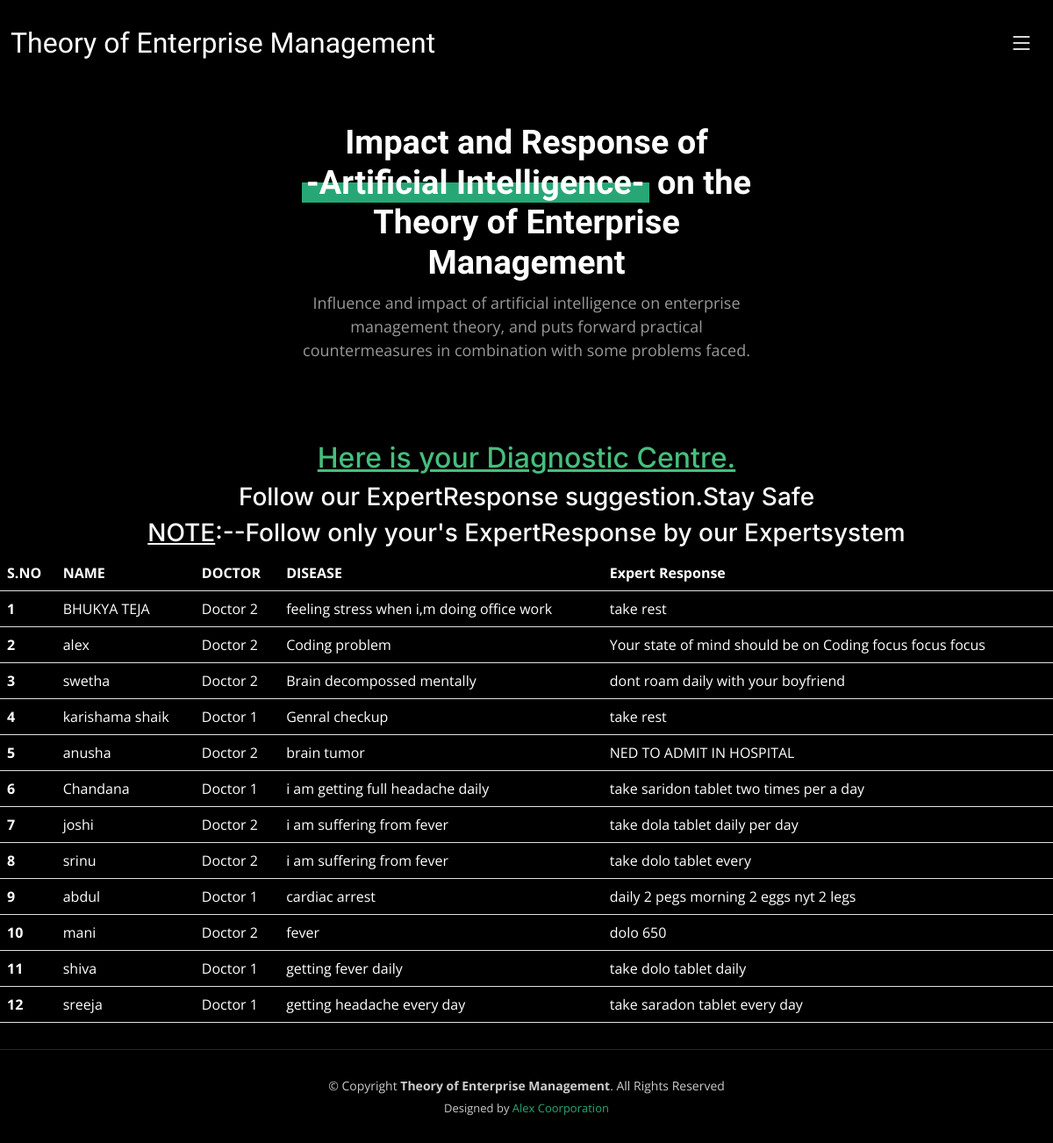
Page /expertresponse/ on the committed database.
### users/models.py (models this page shows, shortened)
class UserAppointmentModel(models.Model):
    name = models.CharField(max_length=100)
    email = models.CharField(max_length=100)
    phone = models.CharField(max_length=100)
    date = models.CharField(max_length=100)
    doctor = models.CharField(max_length=100)
    disease = models.CharField(max_length=100)
    suggestion = models.TextField(max_length=1000)
    status = models.CharField(max_length=100, default='waiting')
    class Meta:
        db_table = 'appointmenttable'

### users/views.py (the view)
# urls.py: path('expertresponse/',users_views.expertresponse,name="expertresponse"),
def expertresponse(request):
    data = UserAppointmentModel.objects.all()
    return render(request,'users/expertresponse.html', {'data': data})

### templates/users/expertresponse.html (shortened to what this page needs)
{% extends 'users/user_base.html' %}
{% block content %}
<h2 style='color:rgb(70, 190, 125)'><center><u>Here is your Diagnostic Centre.</u></center></h2>
<h3><center>Follow our ExpertResponse suggestion.Stay Safe</center></h3>
<h3><center><u>NOTE</u>:--Follow only your's ExpertResponse by our Expertsystem</center></h3>
    <table class="table" style="color:white;">
        <thead>
            <tr>
                <th scope="col">S.NO</th>
                <th scope="col">NAME</th>
                <th scope="col">DOCTOR</th>
                <th scope="col">DISEASE</th>
                <th scope="col">Expert Response</th>
            </tr>
        </thead>
        <tbody>
            {% for user in data %}
            <tr>
                <th scope="row">{{ forloop.counter }}</th>
                <td>{{ user.name}}</td>
                <td>{{ user.doctor}}</td>
                <td>{{ user.disease}}</td>
               <td> {{user.suggestion}}</td>
            </tr>
            {% endfor %}
        </tbody>
    </table>
    {% endblock %}

### templates/users/user_base.html (shortened to what this page needs)
{%load static%}
<!DOCTYPE html>
<html lang="en">
<head>
    <link href="{%static 'vendor/bootstrap/css/bootstrap.min.css'%}" rel="stylesheet">
    <link href="{%static 'vendor/bootstrap-icons/bootstrap-icons.css'%}" rel="stylesheet">
    <link href="{%static 'vendor/swiper/swiper-bundle.min.css'%}" rel="stylesheet">
    <link href="{%static 'vendor/glightbox/css/glightbox.min.css'%}" rel="stylesheet">
    <link href="{%static 'vendor/aos/aos.css'%}" rel="stylesheet">
    <link href="{%static 'css/main.css'%}" rel="stylesheet">
</head>
<body>
<header id="header" class="header d-flex align-items-center fixed-top">
    <div class="container-fluid d-flex align-items-center justify-content-between">
        <a href="index.html" class="logo d-flex align-items-center  me-auto me-lg-0">
            <h1>Theory of Enterprise Management</h1>
        </a>
        <i class="mobile-nav-toggle mobile-nav-show bi bi-list"></i>
    </div>
</header>
<section id="hero" class="hero d-flex flex-column justify-content-center align-items-center" data-aos="fade"
         data-aos-delay="1500">
    <div class="container">
        <div class="row justify-content-center">
            <div class="col-lg-6 text-center">
                <h2>Impact and Response of<span>-Artificial Intelligence-</span> on the Theory of Enterprise Management
                </h2>
                <p>Influence and impact of artificial intelligence on enterprise management theory, and puts forward
                    practical countermeasures in combination with some problems faced.</p>
            </div>
        </div>
    </div>
</section>
<main id="main" data-aos="fade" data-aos-delay="1500">
    {% block content %}
     {% endblock %}
</main>
<footer id="footer" class="footer">
    <div class="container">
        <div class="copyright">
            &copy; Copyright <strong><span>Theory of Enterprise Management</span></strong>. All Rights Reserved
        </div>
        <div class="credits">
            Designed by <a href="https://bootstrapmade.com/">Alex Coorporation</a>
        </div>
    </div>
</footer>
</body>
</html>

### static/css/main.css (style rules this page uses)
:root { --font-default: "Open Sans", system-ui, -apple-system, "Segoe UI", Roboto, "Helvetica Neue", Arial, "Noto Sans", "Liberation Sans", sans-serif, "Apple Color Emoji", "Segoe UI Emoji", "Segoe UI Symbol", "Noto Color Emoji"; --font-primary: "Inter", sans-serif; --font-secondary: "Cardo", sans-serif; }
:root { --color-default: #fafafa; --color-primary: #27a776; --color-secondary: #161718; }
:root { scroll-behavior: smooth; }
body { font-family: var(--font-default); color: var(--color-default); background-color: #000; }
a { color: var(--color-primary); text-decoration: none; }
h1, h2, h3, h4, h5, h6 { font-family: var(--font-primary); }
.header { transition: all 0.5s; z-index: 997; padding: 30px 0; background-color: #000; }
.header .logo { transition: 0.3s; }
.header .logo h1 { font-size: 32px; margin: 0; font-weight: 400; color: #fff; font-family: var(--font-secondary); }
@media (max-width: 1279px) { .mobile-nav-show { color: #fff; font-size: 28px; cursor: pointer; line-height: 0; transition: 0.5s; z-index: 9999; margin: 0 10px 0 10px; } }
.hero { width: 100%; min-height: 30vh; background: #000; background-size: cover; position: relative; padding: 140px 0 60px 0; }
.hero h2 { margin: 0 0 10px 0; font-size: 38px; font-weight: 700; color: #fff; font-family: var(--font-secondary); }
.hero h2 span { position: relative; z-index: 1; padding: 0 5px; display: inline-block; }
.hero h2 span:before { content: ""; position: absolute; height: 50%; bottom: 0; left: 0; right: 0; background: var(--color-primary); z-index: -1; }
.hero p { color: rgba(255, 255, 255, 0.6); margin-bottom: 30px; font-size: 18px; }
.footer { margin-top: 30px; padding: 30px 0; font-size: 14px; border-top: 1px solid rgba(255, 255, 255, 0.15); }
.footer .copyright { text-align: center; color: rgba(255, 255, 255, 0.8); }
.footer .credits { padding-top: 6px; text-align: center; font-size: 13px; color: rgba(255, 255, 255, 0.8); }
.footer .credits a { color: var(--color-primary); }

### rows in the picture
UserAppointmentModel: name "BHUKYA TEJA", doctor "Doctor 2", disease "feeling stress when i,m doing office work", suggestion "take rest"
UserAppointmentModel: name "alex", doctor "Doctor 2", disease "Coding problem", suggestion "Your state of mind should be on Coding focus focus focus"
UserAppointmentModel: name "swetha", doctor "Doctor 2", disease "Brain decompossed mentally", suggestion "dont roam daily with your boyfriend"
UserAppointmentModel: name "karishama shaik", doctor "Doctor 1", disease "Genral checkup", suggestion "take rest"
UserAppointmentModel: name "anusha", doctor "Doctor 2", disease "brain tumor", suggestion "NED TO ADMIT IN HOSPITAL"
UserAppointmentModel: name "Chandana", doctor "Doctor 1", disease "i am getting full headache daily", suggestion "take saridon tablet two times per a day"
UserAppointmentModel: name "joshi", doctor "Doctor 2", disease "i am suffering from fever", suggestion "take dola tablet daily per day"
UserAppointmentModel: name "srinu", doctor "Doctor 2", disease "i am suffering from fever", suggestion "take dolo tablet every"
UserAppointmentModel: name "abdul", doctor "Doctor 1", disease "cardiac arrest", suggestion "daily 2 pegs morning 2 eggs nyt 2 legs"
UserAppointmentModel: name "mani", doctor "Doctor 2", disease "fever", suggestion "dolo 650"
UserAppointmentModel: name "shiva", doctor "Doctor 1", disease "getting fever daily", suggestion "take dolo tablet daily"
UserAppointmentModel: name "sreeja", doctor "Doctor 1", disease "getting headache every day", suggestion "take saradon tablet every day"
